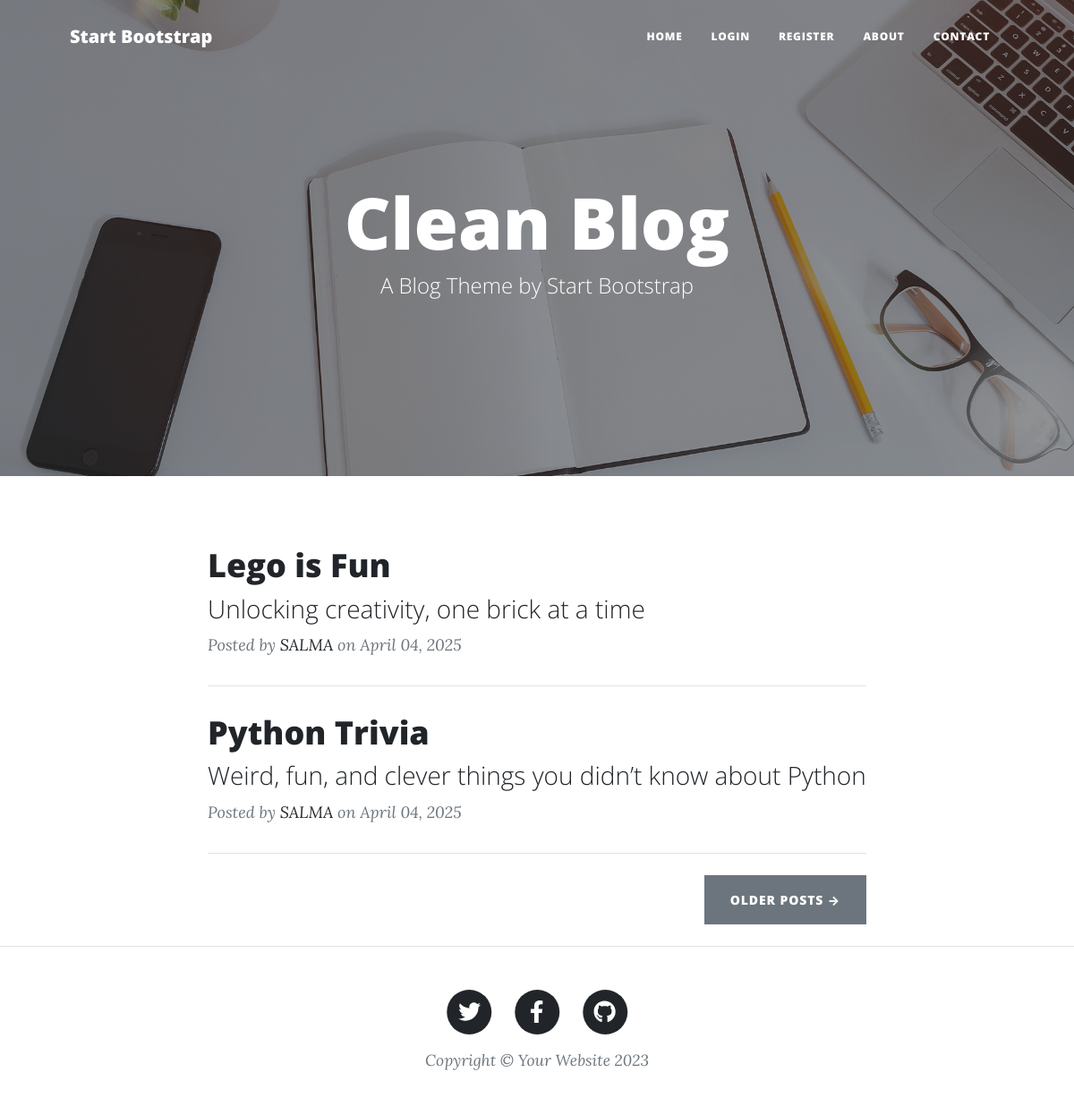
The page / on the database its author committed.
### main.py (models this page shows)
class BlogPost(db.Model):
    __tablename__ = "blog_posts"
    id: Mapped[int] = mapped_column(Integer, primary_key=True)
    author_id: Mapped[int] = mapped_column(Integer, db.ForeignKey("users.id"))
    author = relationship("User", back_populates="posts")
    title: Mapped[str] = mapped_column(String(250), unique=True, nullable=False)
    subtitle: Mapped[str] = mapped_column(String(250), nullable=False)
    date: Mapped[str] = mapped_column(String(250), nullable=False)
    body: Mapped[str] = mapped_column(Text, nullable=False)
    img_url: Mapped[str] = mapped_column(String(250), nullable=False)
    comments = relationship("Comment", back_populates="parent_post")

class User(UserMixin, db.Model):
    __tablename__ = "users"
    id: Mapped[int] = mapped_column(Integer, primary_key=True)
    email: Mapped[str] = mapped_column(String(100), unique=True)
    password: Mapped[str] = mapped_column(String(100))
    name: Mapped[str] = mapped_column(String(100))
    posts = relationship("BlogPost", back_populates="author")
    comments = relationship("Comment", back_populates="comment_author")

### main.py (the view)
@app.route('/')
def get_all_posts():
    result = db.session.execute(db.select(BlogPost))
    posts = result.scalars().all()
    return render_template("index.html", all_posts=posts, logged_in=current_user.is_authenticated)

### templates/index.html (shortened to what this page needs)
{% extends "base.html" %}
{% block content %}
        <header class="masthead" style="background-image: url('../static/assets/img/home-bg.jpg')">
             <div class="container position-relative px-4 px-lg-5">
                <div class="row gx-4 gx-lg-5 justify-content-center">
                    <div class="col-md-10 col-lg-8 col-xl-7">
                        <div class="site-heading">
                            <h1>Clean Blog</h1>
                            <span class="subheading">A Blog Theme by Start Bootstrap</span>
                        </div>
                    </div>
                </div>
            </div>
        </header>
  <div class="container">
    <div class="row">
      <div class="col-lg-8 col-md-10 mx-auto">
        {% for post in all_posts %}
        <div class="post-preview">
          <a href="{{ url_for('show_post', post_id=post.id) }}">
            <h2 class="post-title">{{post.title}}</h2>
            <h3 class="post-subtitle">{{post.subtitle}}</h3>
          </a>
          <p class="post-meta">
              Posted by
              <a href="#">{{post.author.name}}</a> on {{post.date}}
          </p>
        </div>
        <hr class="my-4" />
        {% endfor %}
      <div class="d-flex justify-content-end mb-4">
        <a class="btn btn-secondary text-uppercase" href="#">Older Posts →</a>
      </div>
      </div>
    </div>
  </div>
{% endblock %}

### templates/base.html (shortened to what this page needs)
<!DOCTYPE html>
<html lang="en">
<head>
      <link href="{{ url_for('static', filename='css/styles.css') }}" rel="stylesheet" />
</head>
<body>
{% include "header.html" %}
    {% block content %}{% endblock %}
{% include "footer.html" %}
</body>
</html>

### templates/header.html (shortened to what this page needs)
      <nav class="navbar navbar-expand-lg navbar-light" id="mainNav">
         <div class="container px-4 px-lg-5">
            <a class="navbar-brand" href="index.html">Start Bootstrap</a>
            <div class="collapse navbar-collapse" id="navbarResponsive">
               <ul class="navbar-nav ms-auto py-4 py-lg-0">
                  <li class="nav-item"><a class="nav-link px-lg-3 py-3 py-lg-4" href="{{ url_for('get_all_posts') }}">Home</a></li>
                   {% if not logged_in: %}
                   <li class="nav-item"><a class="nav-link px-lg-3 py-3 py-lg-4" href="{{ url_for('login') }}">Login</a></li>
                   <li class="nav-item"><a class="nav-link px-lg-3 py-3 py-lg-4" href="{{ url_for('register') }}">Register</a></li>
                   {% else %}
                   <li class="nav-item"><a class="nav-link px-lg-3 py-3 py-lg-4" href="{{ url_for('logout') }}">Logout</a></li>
                   {% endif %}
                  <li class="nav-item"><a class="nav-link px-lg-3 py-3 py-lg-4" href="{{ url_for('about') }}">About</a></li>
                  <li class="nav-item"><a class="nav-link px-lg-3 py-3 py-lg-4" href="{{ url_for('contact') }}">Contact</a></li>
               </ul>
            </div>
         </div>
      </nav>

### templates/footer.html
<footer class="border-top">
   <div class="container px-4 px-lg-5">
      <div class="row gx-4 gx-lg-5 justify-content-center">
         <div class="col-md-10 col-lg-8 col-xl-7">
            <ul class="list-inline text-center">
               <li class="list-inline-item">
                  <a href="#!">
                  <span class="fa-stack fa-lg">
                  <i class="fas fa-circle fa-stack-2x"></i>
                  <i class="fab fa-twitter fa-stack-1x fa-inverse"></i>
                  </span>
                  </a>
               </li>
               <li class="list-inline-item">
                  <a href="#!">
                  <span class="fa-stack fa-lg">
                  <i class="fas fa-circle fa-stack-2x"></i>
                  <i class="fab fa-facebook-f fa-stack-1x fa-inverse"></i>
                  </span>
                  </a>
               </li>
               <li class="list-inline-item">
                  <a href="#!">
                  <span class="fa-stack fa-lg">
                  <i class="fas fa-circle fa-stack-2x"></i>
                  <i class="fab fa-github fa-stack-1x fa-inverse"></i>
                  </span>
                  </a>
               </li>
            </ul>
            <div class="small text-center text-muted fst-italic">Copyright &copy; Your Website 2023</div>
         </div>
      </div>
   </div>
</footer>

### rows shown on the page
BlogPost: title "Lego is Fun", subtitle "Unlocking creativity, one brick at a time", author.name "SALMA", date "April 04, 2025"
BlogPost: title "Python Trivia", subtitle "Weird, fun, and clever things you didn’t know about Python", author.name "SALMA", date "April 04, 2025"
